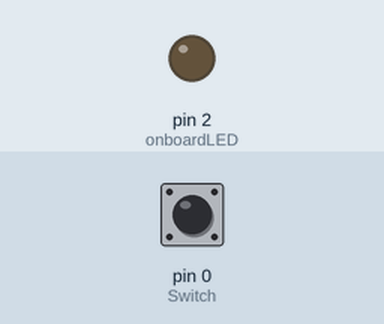
The sketch below on a simulated Arduino Uno, built with avr-gcc and run on an emulated ATmega328P. Shown: output pins drawn as LEDs (lit = HIGH). The test bench sets the inputs (shaded band); at power-on: pin 0 (Switch) HIGH.

Above: at 1.2 s.
1.3 s: pin 0 (Switch) pulled LOW for 0.15 s
At 1.37 s:
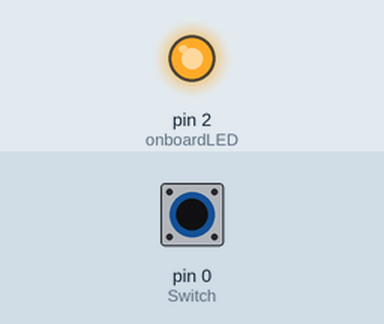
2.9 s: pin 0 (Switch) pulled LOW for 3.2 s
At 7.3 s:
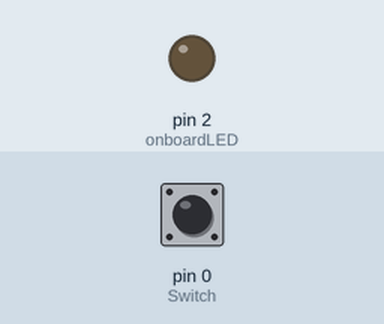
Timing chart, 0 to 8.8 s (numbered marks = the images above; inputs shaded):
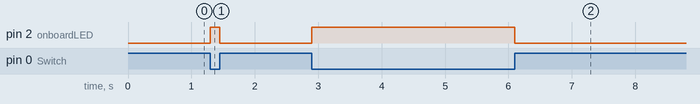

Measured:
- after the input at 1.3 s, pin 2 (onboardLED): LOW → HIGH at once, → LOW 0.15 s later
- after the input at 2.9 s, pin 2 (onboardLED): LOW → HIGH at once, → LOW 3.2 s later

The sketch:

Switch_detection1.ino
```cpp
#define onboardLED 2//D4 on board
#define Switch 0 //D3 on board
void setup() {
  // put your setup code here, to run once:
pinMode(onboardLED,OUTPUT);
pinMode(Switch,INPUT);
}

void loop() {
  // put your main code here, to run repeatedly:

bool i = digitalRead(Switch);
if(0 != i)
  digitalWrite(onboardLED,LOW);
else
  digitalWrite(onboardLED,HIGH);
}
```
